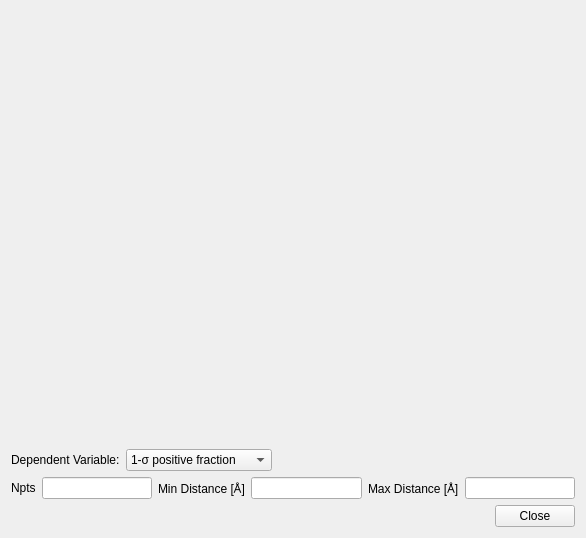
<?xml version="1.0" encoding="UTF-8"?>
<ui version="4.0">
 <class>DmaxExplorer</class>
 <widget class="QDialog" name="DmaxExplorer">
  <property name="geometry">
   <rect>
    <x>0</x>
    <y>0</y>
    <width>586</width>
    <height>538</height>
   </rect>
  </property>
  <property name="windowTitle">
   <string>Dialog</string>
  </property>
  <layout class="QGridLayout" name="gridLayout_3">
   <item row="0" column="0">
    <layout class="QVBoxLayout" name="verticalLayout">
     <item>
      <spacer name="verticalSpacer">
       <property name="orientation">
        <enum>Qt::Vertical</enum>
       </property>
       <property name="sizeHint" stdset="0">
        <size>
         <width>0</width>
         <height>0</height>
        </size>
       </property>
      </spacer>
     </item>
     <item>
      <layout class="QGridLayout" name="gridLayout">
       <item row="0" column="0">
        <layout class="QHBoxLayout" name="horizontalLayout_3">
         <item>
          <widget class="QLabel" name="label">
           <property name="text">
            <string>Dependent Variable:</string>
           </property>
          </widget>
         </item>
         <item>
          <widget class="QComboBox" name="dependentVariable">
           <item>
            <property name="text">
             <string>1-σ positive fraction</string>
            </property>
           </item>
           <item>
            <property name="text">
             <string>χ²/dof</string>
            </property>
           </item>
           <item>
            <property name="text">
             <string>I(Q=0)</string>
            </property>
           </item>
           <item>
            <property name="text">
             <string>Rg</string>
            </property>
           </item>
           <item>
            <property name="text">
             <string>Oscillation parameter</string>
            </property>
           </item>
           <item>
            <property name="text">
             <string>Background</string>
            </property>
           </item>
           <item>
            <property name="text">
             <string>Positive Fraction</string>
            </property>
           </item>
          </widget>
         </item>
         <item>
          <spacer name="horizontalSpacer_2">
           <property name="orientation">
            <enum>Qt::Horizontal</enum>
           </property>
           <property name="sizeHint" stdset="0">
            <size>
             <width>40</width>
             <height>20</height>
            </size>
           </property>
          </spacer>
         </item>
        </layout>
       </item>
       <item row="1" column="0">
        <layout class="QHBoxLayout" name="horizontalLayout_2">
         <item>
          <widget class="QLabel" name="label_2">
           <property name="text">
            <string>Npts</string>
           </property>
          </widget>
         </item>
         <item>
          <widget class="QLineEdit" name="Npts"/>
         </item>
         <item>
          <widget class="QLabel" name="label_3">
           <property name="text">
            <string>Min Distance [Å]</string>
           </property>
          </widget>
         </item>
         <item>
          <widget class="QLineEdit" name="minDist"/>
         </item>
         <item>
          <widget class="QLabel" name="label_4">
           <property name="text">
            <string>Max Distance [Å]</string>
           </property>
          </widget>
         </item>
         <item>
          <widget class="QLineEdit" name="maxDist"/>
         </item>
        </layout>
       </item>
       <item row="2" column="0">
        <layout class="QHBoxLayout" name="horizontalLayout">
         <item>
          <spacer name="horizontalSpacer">
           <property name="orientation">
            <enum>Qt::Horizontal</enum>
           </property>
           <property name="sizeHint" stdset="0">
            <size>
             <width>40</width>
             <height>20</height>
            </size>
           </property>
          </spacer>
         </item>
         <item>
          <widget class="QPushButton" name="closeButton">
           <property name="text">
            <string>Close</string>
           </property>
           <property name="autoDefault">
            <bool>false</bool>
           </property>
          </widget>
         </item>
        </layout>
       </item>
      </layout>
     </item>
    </layout>
   </item>
  </layout>
 </widget>
 <resources/>
 <connections/>
</ui>
